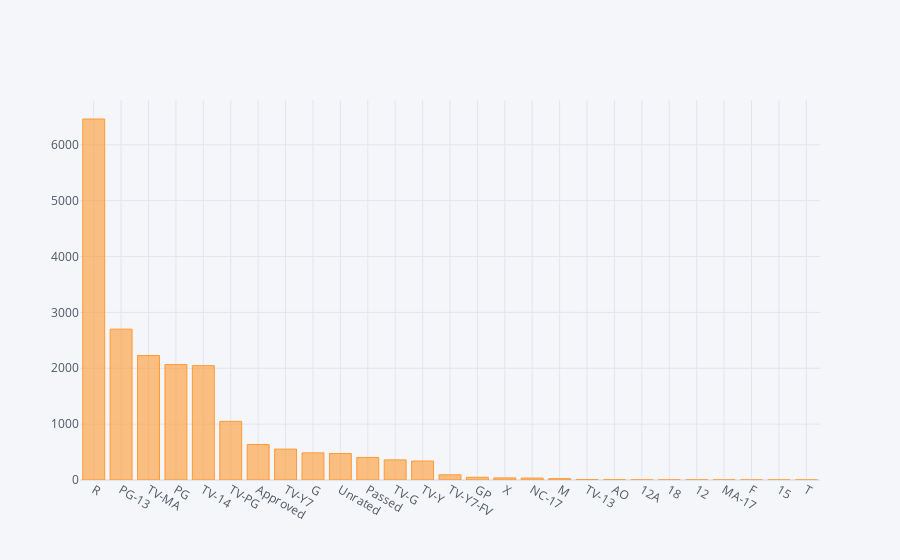

Notebook code cell kept with this figure:
### Markdown cell above
- More action-comedy movies were released in recent years

### Code cell
plt.figure(figsize=(20,8))
df['category'].value_counts().drop('None').iplot(kind='bar', fontsize=16)

### Figure 1 — Plotly figure (JSON) as saved in the notebook; plotly's stock layout.template omitted (floating-point values rounded to 4 significant figures)
{"data": [{"marker": {"color": "rgba(255, 153, 51, 0.6)", "line": {"color": "rgba(255, 153, 51, 1.0)", "width": 1}}, "name": "category", "orientation": "v", "text": "", "type": "bar", "x": ["R", "PG-13", "TV-MA", "PG", "TV-14", "TV-PG", "Approved", "TV-Y7", "G", "Unrated", "Passed", "TV-G", "TV-Y", "TV-Y7-FV", "GP", "X", "NC-17", "M", "TV-13", "AO", "12A", "18", "12", "MA-17", "F", "15", "T"], "y": [6462, 2700, 2229, 2066, 2047, 1050, 636, 553, 486, 474, 404, 360, 339, 93, 49, 37, 35, 24, 6, 4, 2, 2, 2, 2, 1, 1, 1]}], "layout": {"legend": {"bgcolor": "#F5F6F9", "font": {"color": "#4D5663"}}, "paper_bgcolor": "#F5F6F9", "plot_bgcolor": "#F5F6F9", "title": {"font": {"color": "#4D5663"}}, "xaxis": {"gridcolor": "#E1E5ED", "showgrid": true, "tickfont": {"color": "#4D5663"}, "title": {"font": {"color": "#4D5663"}, "text": ""}, "zerolinecolor": "#E1E5ED"}, "yaxis": {"gridcolor": "#E1E5ED", "showgrid": true, "tickfont": {"color": "#4D5663"}, "title": {"font": {"color": "#4D5663"}, "text": ""}, "zerolinecolor": "#E1E5ED"}}}
